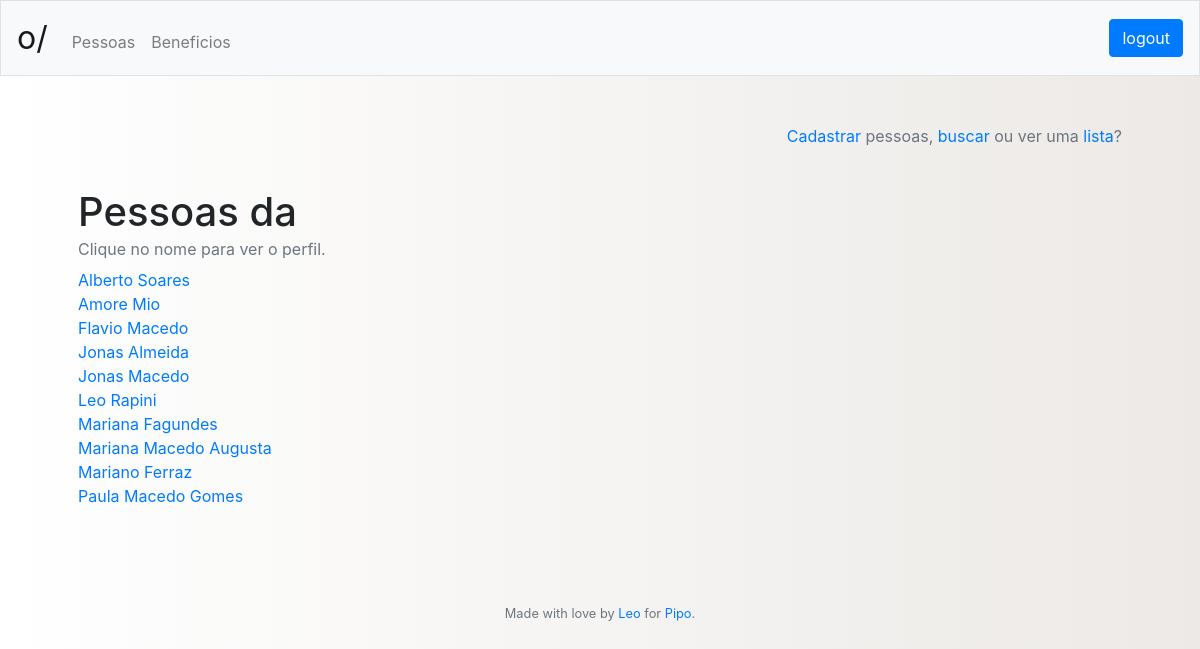
/pessoas/lista (signed in), run on an earlier commit of the app's database.
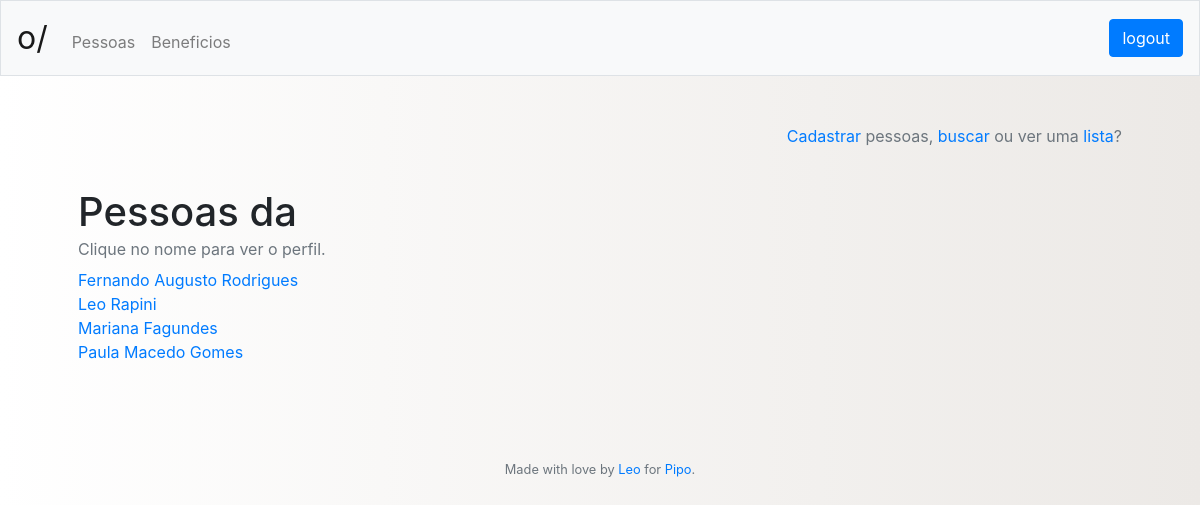
And on a later commit of the database.
### tables this page shows
CREATE TABLE person
	(id INTEGER NOT NULL PRIMARY KEY AUTOINCREMENT,
	idCompany INTEGER NOT NULL,
	name VARCHAR(255) NOT NULL,
	cpf VARCHAR(14) NOT NULL,
	timestamp DATETIME DEFAULT CURRENT_TIMESTAMP,
	FOREIGN KEY (idCompany) REFERENCES company(id));

### app.py (the view)
@app.route("/<who>/lista", methods=['GET'])
@login_required
def list(who):
	if who == "beneficios":
		who_list = get_company_benefits(session["idCompany"])
	elif who == "pessoas":
		who_list = get_all_from("person", "idCompany", str(session["idCompany"]))
	else:
		whoops = "Página Inexistente"
		return render_template("index.html", header = get_header(session), whoops = whoops)
	return render_template("list.html", header = get_header(session), who = who,
										who_list = who_list)

### app.py (called while the page is built)
@app.after_request
def after_request(response):
    response.headers["Cache-Control"] = "no-cache, no-store, must-revalidate"
    response.headers["Expires"] = 0
    response.headers["Pragma"] = "no-cache"
    return response

@app.teardown_request
def remove_session(ex=None):
    db.remove()

def login_required(f):
    @wraps(f)
    def decorated_function(*args, **kwargs):
        if session.get("id") is None:
            return redirect("/login")
        return f(*args, **kwargs)
    return decorated_function

def get_header(session):
	try:
		header = {"name": session["name"],
					"company": session["company"],
					"admin": get_admin_title(session["admin"]),
					"id": session["id"]}
	except:
		header = {"name": "",
					"company": "",
					"admin": "",
					"id": ""}
	return header

def is_it_bad(string):
	if string is None:
		return True
	not_safe = "; \\ ' '' %"
	for letter in string:
		if letter in not_safe.split():
			return True
	return False

def get_all_from(table, where, data):
	try:
		if (is_it_bad(table) or is_it_bad(where)) or is_it_bad(data):
			return None
		table_names = ["admin", "benefit", "benefitdata", "company", "companybenefit",
						"datatype", "person", "personbenefit", "persondata"]
		if table.lower() not in table_names:
			return None
		all_from = db.execute("""SELECT * FROM {} WHERE {} = :{}""".format(table,
							where, where), {"{}".format(where): data}).fetchall()
		return all_from
	except:
		raise Exception("Undefined SQL query error")

### templates/list.html
{% extends "layout.html" %}
{% block main %}
	<p align="right" class="text-muted"><a href="/{{ who }}/cadastro">Cadastrar</a> {{ who }}, <a href="/{{ who }}/busca">buscar</a> ou ver uma <a href="/{{ who }}/lista">lista</a>?</p>
	<br>
	{% if who == "beneficios" %}
		<h1>Benefícios Disponíveis</h1>
	{% else %}
		<h1>Pessoas da {{ header["company"] }}</h1>
	{% endif %}
	{% if who_list|length %}
		<p style="margin-bottom: 7px; margin-top: -7px;" class="text-muted">Clique no nome para ver o perfil.</p>
		{% for item in who_list|sort(attribute='name') %}
			<a href="/{{ who }}/perfil/{{ item['id'] }}">{{ item["name"] }}</a><br>
		{% endfor %}
	{% else %}
		<p>Nenhum resultado encontrado :(</p>
	{% endif %}
	<br><br>
{% endblock %}

### templates/layout.html (shortened to what this page needs)
<!DOCTYPE html>
<html lang="pt">
    <head>
        <link href="https://maxcdn.bootstrapcdn.com/bootstrap/4.1.3/css/bootstrap.min.css" rel="stylesheet">
        <link rel="stylesheet" href="/static/styles.css">
    </head>
    <body>
        <nav class="navbar navbar-expand-md navbar-light bg-light border">
            <a class="navbar-brand" href="/">o/ {{ header["company"] }}</span></a>
            <div class="collapse navbar-collapse" id="navbar">
                <ul class="navbar-nav mr-auto mt-2">
                    <li class="nav-item"><a class="nav-link" href="/pessoas">Pessoas</a></li>
                    <li class="nav-item"><a class="nav-link" href="/beneficios">Beneficios</a></li>
                </ul>
                <ul class="nav navbar-nav navbar-right">
                    <li>
                        <div class="btn-nav">
                            <a class="btn btn-primary btn-small navbar-btn" href="/logout">logout</a>
                        </div>
                    </li>
                </ul>
            </div>
        </nav>
        <main class="container p-5">
            {% block main %}{% endblock %}
        </main>
        <footer class="small text-center text-muted">
           Made with love by <a href="https://github.com/leorapini" target="_blank">Leo</a> for <a href="https://piposaude.com.br" target="_blank">Pipo</a>.
           <br><br><br>
        </footer>
    </body>
</html>

### static/styles.css (style rules this page uses)
body { background: #ECE9E6; background: -webkit-linear-gradient(to right, #FFFFFF, #ECE9E6); background: linear-gradient(to right, #FFFFFF, #ECE9E6); }
nav .navbar-brand { font-size: xx-large; }

What changed in the data, as far as the page shows it:
removed person: name "Alberto Soares"
removed person: name "Amore Mio"
removed person: name "Flavio Macedo"
removed person: name "Jonas Almeida"
removed person: name "Jonas Macedo"
removed person: name "Mariana Macedo Augusta"
removed person: name "Mariano Ferraz"
added person: name "Fernando Augusto Rodrigues"
